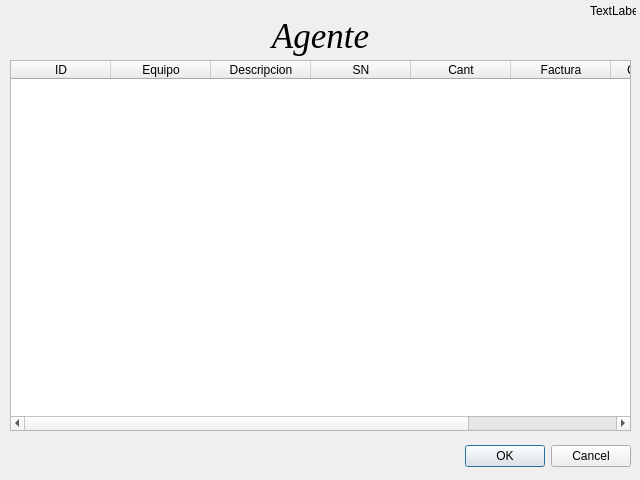
<?xml version="1.0" encoding="UTF-8"?>
<ui version="4.0">
 <class>Consulta</class>
 <widget class="QDialog" name="Consulta">
  <property name="geometry">
   <rect>
    <x>0</x>
    <y>0</y>
    <width>640</width>
    <height>480</height>
   </rect>
  </property>
  <property name="windowTitle">
   <string>Dialog</string>
  </property>
  <widget class="QDialogButtonBox" name="buttonBox">
   <property name="geometry">
    <rect>
     <x>10</x>
     <y>440</y>
     <width>621</width>
     <height>32</height>
    </rect>
   </property>
   <property name="orientation">
    <enum>Qt::Horizontal</enum>
   </property>
   <property name="standardButtons">
    <set>QDialogButtonBox::Cancel|QDialogButtonBox::Ok</set>
   </property>
  </widget>
  <widget class="QLabel" name="RepID">
   <property name="geometry">
    <rect>
     <x>590</x>
     <y>0</y>
     <width>46</width>
     <height>21</height>
    </rect>
   </property>
   <property name="text">
    <string>TextLabel</string>
   </property>
  </widget>
  <widget class="QTableWidget" name="TrabajoConsulta">
   <property name="geometry">
    <rect>
     <x>10</x>
     <y>60</y>
     <width>621</width>
     <height>371</height>
    </rect>
   </property>
   <property name="styleSheet">
    <string notr="true">selection-background-color: rgb(85, 255, 0);</string>
   </property>
   <property name="selectionBehavior">
    <enum>QAbstractItemView::SelectRows</enum>
   </property>
   <column>
    <property name="text">
     <string>ID</string>
    </property>
   </column>
   <column>
    <property name="text">
     <string>Equipo</string>
    </property>
   </column>
   <column>
    <property name="text">
     <string>Descripcion</string>
    </property>
   </column>
   <column>
    <property name="text">
     <string>SN</string>
    </property>
   </column>
   <column>
    <property name="text">
     <string>Cant</string>
    </property>
   </column>
   <column>
    <property name="text">
     <string>Factura</string>
    </property>
   </column>
   <column>
    <property name="text">
     <string>Comentarios</string>
    </property>
   </column>
   <column>
    <property name="text">
     <string>RepID</string>
    </property>
   </column>
  </widget>
  <widget class="QLabel" name="lAgente">
   <property name="geometry">
    <rect>
     <x>10</x>
     <y>10</y>
     <width>621</width>
     <height>51</height>
    </rect>
   </property>
   <property name="sizePolicy">
    <sizepolicy hsizetype="Preferred" vsizetype="Preferred">
     <horstretch>0</horstretch>
     <verstretch>0</verstretch>
    </sizepolicy>
   </property>
   <property name="font">
    <font>
     <family>Times New Roman</family>
     <pointsize>26</pointsize>
     <italic>true</italic>
    </font>
   </property>
   <property name="text">
    <string>Agente</string>
   </property>
   <property name="alignment">
    <set>Qt::AlignCenter</set>
   </property>
  </widget>
 </widget>
 <resources/>
 <connections>
  <connection>
   <sender>buttonBox</sender>
   <signal>accepted()</signal>
   <receiver>Consulta</receiver>
   <slot>accept()</slot>
   <hints>
    <hint type="sourcelabel">
     <x>248</x>
     <y>254</y>
    </hint>
    <hint type="destinationlabel">
     <x>157</x>
     <y>274</y>
    </hint>
   </hints>
  </connection>
  <connection>
   <sender>buttonBox</sender>
   <signal>rejected()</signal>
   <receiver>Consulta</receiver>
   <slot>reject()</slot>
   <hints>
    <hint type="sourcelabel">
     <x>316</x>
     <y>260</y>
    </hint>
    <hint type="destinationlabel">
     <x>286</x>
     <y>274</y>
    </hint>
   </hints>
  </connection>
 </connections>
</ui>
